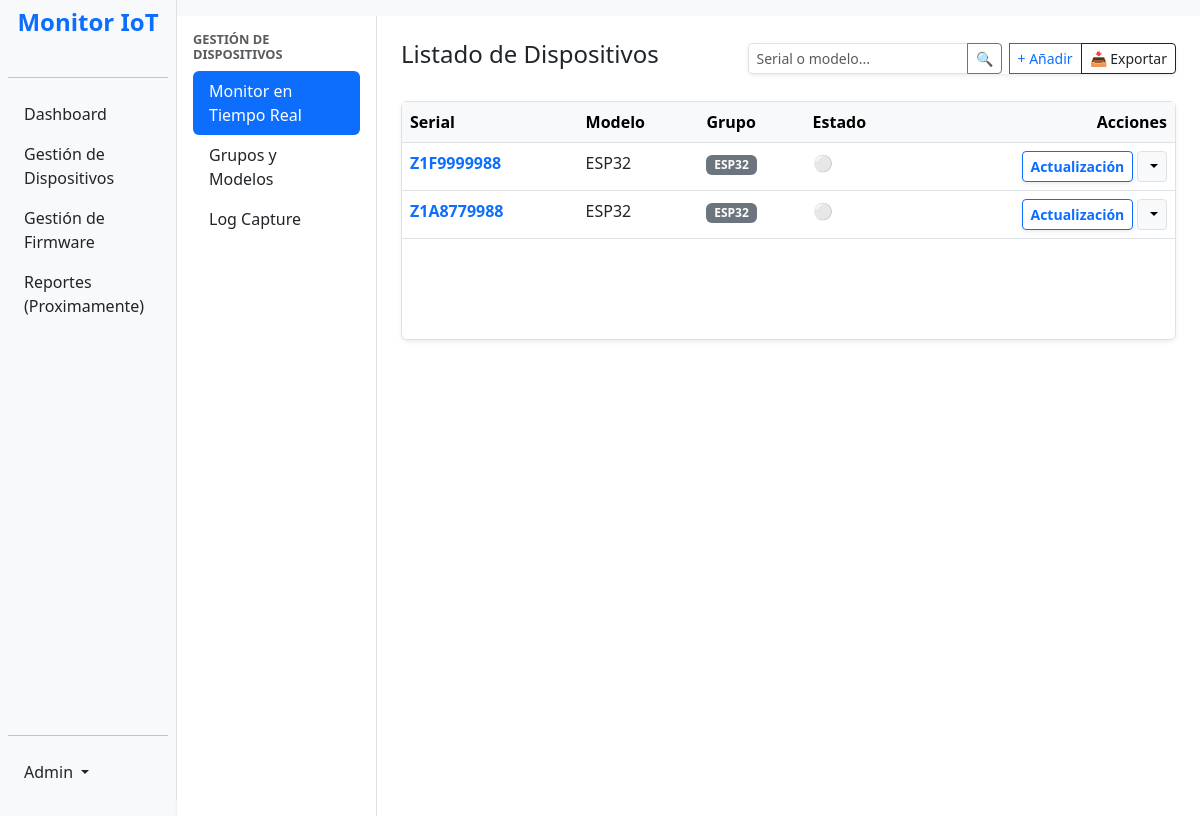
The page /dispositivos/ (signed in) on the database as committed earlier.
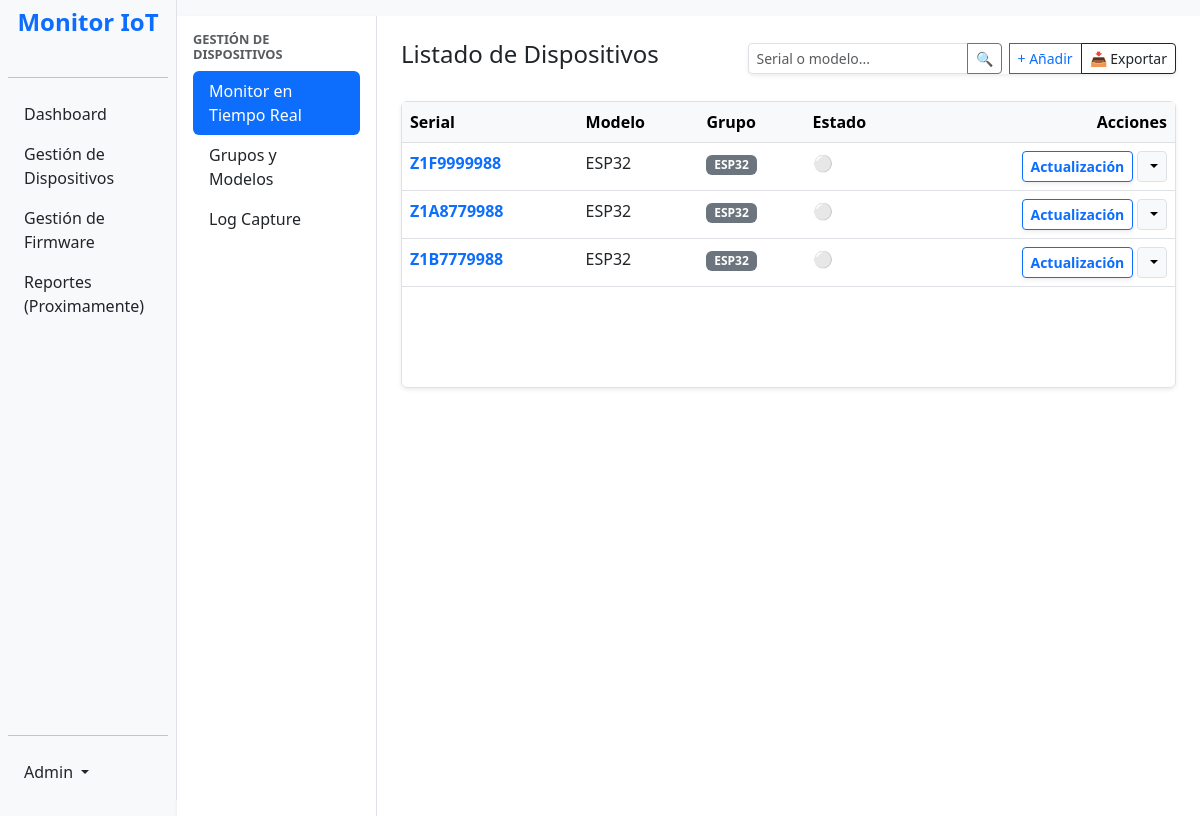
The same page on the database as committed later.
### impresoras/models.py (models this page shows, shortened)
class Dispositivo(models.Model):
    validar_serial = RegexValidator(
        regex=r'^[A-Z0-9]{10}$',
        message="El serial solo puede contener letras mayúsculas y números, sin espacios (ej. Z1F9999988).",
        code="serial_invalido"
    )
    serial = models.CharField(max_length=50, unique=True, validators=[validar_serial], help_text="Ingrese el serial exacto del equipo.")
    modelo = models.ForeignKey(ModeloEquipo, on_delete=models.CASCADE, related_name='dispositivos', null=True, blank=True)
    grupo = models.ForeignKey(Grupo, on_delete=models.SET_NULL,null=True, blank=True)
    fecha_registro = models.DateTimeField(auto_now_add=True)
    ultimo_sts1 = models.IntegerField(null=True, blank=True)
    ultimo_sts2 = models.IntegerField(null=True, blank=True)
    ultima_conexion = models.DateTimeField(null=True, blank=True)
    fw_ismart_instalado = models.CharField(max_length=20, default="Desconocida", blank=True)
    fw_printer_instalado = models.CharField(max_length=20, default="Desconocida", blank=True)
    firmware_actual = models.ForeignKey(VersionFirmware, on_delete=models.SET_NULL, null=True, blank=True, related_name='equipos_instalados')
    @property
    def alertas_ota(self):
        from .models import VersionFirmware
        alertas = []
        datos = self.ultimo_log_datos
        fw_ismart_json = datos.get('fw_ismart', 'Desconocida')
        fw_printer_json = datos.get('fw_printer', 'Desconocida')
        ultima_v_ismart = VersionFirmware.objects.filter(tipo_modulo='ismart').order_by('-fecha_subida').first()
        if ultima_v_ismart and fw_ismart_json not in ['', 'None', 'Desconocida', '0']:
            if fw_ismart_json != ultima_v_ismart.version:
                alertas.append({
                    'modulo': 'iSmart',
                    'version_nueva': ultima_v_ismart.version,
                    'tipo': 'obligatoria' if ultima_v_ismart.es_obligatoria else 'opcional'
                })
        ultima_v_printer = VersionFirmware.objects.filter(tipo_modulo='impresora').order_by('-fecha_subida').first()
        if ultima_v_printer and fw_printer_json not in ['', 'None', 'Desconocida', '0']:
            if fw_printer_json != ultima_v_printer.version:
                alertas.append({
                    'modulo': 'Impresora Fiscal',
                    'version_nueva': ultima_v_printer.version,
                    'tipo': 'obligatoria' if ultima_v_printer.es_obligatoria else 'opcional'
                })
        return alertas
    @property
    def ultimo_log_datos(self):
        logs_cacheados = self.logs.all()
        if logs_cacheados:
            ultimo_registro = logs_cacheados[0] # Tomamos el primero de la memoria
            if ultimo_registro.detalles:
                try:
                    return json.loads(ultimo_registro.detalles)
                except json.JSONDecodeError:
                    return {}
        return {}

class ModeloEquipo(models.Model):
    nombre = models.CharField(max_length=100, unique=True)
    marca = models.CharField(max_length=100, blank=True, null=True)
    def __str__(self):
        if self.marca:
            return f"{self.marca} {self.nombre}"
        return self.nombre

class Grupo(models.Model):
    nombre = models.CharField(max_length=100)
    descripcion = models.TextField(blank=True, null=True)
    def __str__(self):
        return self.nombre

### impresoras/views.py (the view)
# urls.py: path('dispositivos/', lista_dispositivos, name='dispositivos_lista'),
@login_required
def lista_dispositivos(request):
    query = request.GET.get('buscar')
    dispositivos = Dispositivo.objects.select_related('modelo', 'grupo').all()
    proyectos_disponibles = ProyectoFirmware.objects.prefetch_related('versiones').all()
    if query:
        dispositivos = dispositivos.filter(
            Q(serial__icontains=query) | Q(modelo__nombre__icontains=query)
        )
    if request.method == 'POST':
        form = DispositivoForm(request.POST)
        if form.is_valid():
            form.save()
            return redirect('dispositivos_lista')
    else:
        form = DispositivoForm()
    grupos = Grupo.objects.all()
    modelos = ModeloEquipo.objects.all()
    context = {
        'dispositivos': dispositivos,
        'form': form,
        'grupos': grupos,
        'modelos': modelos,
        'proyectos_disponibles': proyectos_disponibles,
    }
    return render(request, 'lista_dispositivos.html', context)

### impresoras/forms.py
class DispositivoForm(forms.ModelForm):
    class Meta:
        model = Dispositivo
        fields = ['serial', 'modelo', 'grupo']
        widgets = {
            'serial': forms.TextInput(attrs={
                'class': 'form-control',
                'placeholder': 'Ej: Z1F9999988',
                'minlength': '10',
                'maxlength': '10',
                'pattern': '^[A-Z0-9]{10}$',
                'title': 'El serial debe tener exactamente 10 caracteres alfanumericos sin espacios.',
                'required': True
            }),
            'modelo': forms.Select(attrs={'class': 'form-control', 'required': True}),
            'grupo': forms.Select(attrs={'class': 'form-control'}),
        }

### templates/lista_dispositivos.html (shortened to what this page needs)
{% extends 'dispositivos_base.html' %}
{% block dispositivos_content %}
<div class="p-4">
    <div class="d-flex justify-content-between align-items-center mb-4">
        <h4>Listado de Dispositivos</h4>
        <div class="btn-group shadow-sm">
            <form hx-get="{% url 'dispositivos_lista' %}"
                  hx-target="#contenido-principal"
                  hx-select="#contenido-principal"
                  hx-push-url="true"
                  class="d-flex me-2">
                <div class="input-group input-group-sm">
                    <input type="text" name="buscar" class="form-control" placeholder="Serial o modelo..." value="{{ request.GET.buscar }}">
                    <button class="btn btn-outline-secondary" type="submit">🔍</button>
                </div>
            </form>
            <button class="btn btn-sm btn-outline-primary" data-bs-toggle="modal" data-bs-target="#modalAñadir">+ Añadir</button>
            <a href="{% url 'exportar_excel' %}?buscar={{ request.GET.buscar }}" class="btn btn-sm btn-outline-dark d-flex align-items-center">
                📥 Exportar
            </a>
        </div>
    </div>
    <div class="table-responsive shadow-sm border rounded">
        <table class="table table-hover mb-0">
            <thead class="table-light">
                <tr>
                    <th>Serial</th>
                    <th>Modelo</th>
                    <th>Grupo</th>
                    <th>Estado</th>
                    <th class="text-end">Acciones</th>
                </tr>
            </thead>
            <tbody>
                {% for equipo in dispositivos %}
                    <tr>
                        <td>
                            <a href="#"
                                class="fw-bold text-decoration-none"
                                data-bs-toggle="modal"
                                data-bs-target="#modalMonitor"
                                data-serial="{{ equipo.serial }}"
                                data-rif="{{ equipo.rif|default:'--' }}"
                                data-sts1="{{ equipo.ultimo_log_datos.sts1|default:'--' }}"
                                data-sts2="{{ equipo.ultimo_log_datos.sts2|default:'--' }}"
                                data-err_cnt="{{ equipo.ultimo_log_datos.err_cnt|default:'0' }}"
                                data-rec_att="{{ equipo.ultimo_log_datos.rec_att|default:'0' }}"
                                data-atm="{{ equipo.ultimo_log_datos.atm|default:'--' }}"
                                data-vts="{{ equipo.ultimo_log_datos.vts|default:'0' }}"
                                data-last_b="{{ equipo.ultimo_log_datos.last_b|default:'--' }}"
                                data-b_iss="{{ equipo.ultimo_log_datos.b_iss|default:'0' }}"
                                data-db_n="{{ equipo.ultimo_log_datos.db_n|default:'--' }}"
                                data-db_a="{{ equipo.ultimo_log_datos.db_a|default:'0' }}"
                                data-cr_n="{{ equipo.ultimo_log_datos.cr_n|default:'--' }}"
                                data-cr_a="{{ equipo.ultimo_log_datos.cr_a|default:'0' }}"
                                data-nf_n="{{ equipo.ultimo_log_datos.nf_n|default:'--' }}"
                                data-nf_a="{{ equipo.ultimo_log_datos.nf_a|default:'0' }}"
                                data-z_cnt="{{ equipo.ultimo_log_datos.z_cnt|default:'--' }}"
                                data-f_cnt="{{ equipo.ultimo_log_datos.f_cnt|default:'--' }}"
                                data-date="{{ equipo.ultimo_log_datos.date|default:'--' }}"
                                data-time="{{ equipo.ultimo_log_datos.time|default:'--' }}"
                                onclick="preLlenarModal(this)">
                                {{ equipo.serial }}
                            </a>
                        </td>
                        <td>{{ equipo.modelo.nombre }}</td>
                        <td><span class="badge bg-secondary">{{ equipo.grupo.nombre|default:"Sin grupo" }}</span></td>
                        <td id="indicador-{{ equipo.serial }}">
                            <span class="text-muted" title="Esperando conexión...">⚪</span>
                        </td>
                        <td class="text-end" style="overflow: visible;">
                            <div class="dropdown d-inline-block">
                                <button class="btn btn-sm btn-outline-primary fw-bold shadow-sm" data-bs-toggle="modal" data-bs-target="#modalOta-{{ equipo.id }}">
                                     Actualización
                                </button>
                                <button class="btn btn-sm btn-light border dropdown-toggle"
                                        type="button"
                                        data-bs-toggle="dropdown"
                                        aria-expanded="false">
                                </button>
                            </div>
                        </td>
                    </tr>
                {% empty %}
                    <tr>
                        <td colspan="5" class="text-center text-muted py-4">
                            No se encontraron dispositivos que coincidan con la búsqueda...
                        </td>
                    </tr>
                {% endfor %}
            </tbody>
        </table>
    </div>
</div>
{% endblock %}

### templates/dispositivos_base.html (shortened to what this page needs)
{% extends 'base.html' %}
{% block content %}
<div class="d-flex flex-column flex-md-row h-100">
    <div class="bg-white border-end shadow-sm" style="width: 200px; min-height: 80vh;">
        <div class="p-3">
            <h6 class="text-muted text-uppercase fw-bold" style="font-size: 0.8rem;">Gestión de Dispositivos</h6>
            <ul class="nav nav-pills flex-column mt-2">
                <li class="nav-item">
                    <a hx-get="{% url 'dispositivos_lista' %}"
                       hx-target="#contenido-principal"
                       hx-select="#contenido-principal"
                       hx-push-url="true"
                       class="nav-link {% if request.resolver_match.url_name == 'dispositivos_lista' %}active bg-primary text-white{% else %}text-dark{% endif %}"
                       style="cursor: pointer;">
                       Monitor en Tiempo Real
                    </a>
                </li>
                <li class="nav-item">
                    <a hx-get="{% url 'grupos_modelos' %}"
                    hx-target="#contenido-principal"
                    hx-select="#contenido-principal"
                    hx-push-url="true"
                    class="nav-link {% if request.resolver_match.url_name == 'grupos_modelos' %}active bg-primary text-white{% else %}text-dark{% endif %}"
                    style="cursor: pointer;">
                    Grupos y Modelos
                    </a>
                </li>
                <li class="nav-item">
                    <a hx-get="{% url 'log_capture' %}"
                    hx-target="#contenido-principal"
                    hx-select="#contenido-principal"
                    hx-push-url="true"
                    class="nav-link {% if request.resolver_match.url_name == 'log_capture' %}active bg-primary text-white{% else %}text-dark{% endif %}"
                    style="cursor: pointer;">
                    Log Capture
                    </a>
                </li>
            </ul>
        </div>
    </div>
    <div class="flex-grow-1 bg-white">
        {% block dispositivos_content %}
        {% endblock %}
    </div>
</div>
{% endblock %}

### templates/base.html (shortened to what this page needs)
<!DOCTYPE html>
<html lang="es">
<head>
    <link href="https://cdn.jsdelivr.net/npm/bootstrap@5.3.0/dist/css/bootstrap.min.css" rel="stylesheet">
</head>
<body class="bg-light">
    {% if request.user.is_authenticated %}
    <div class="toast-container position-fixed bottom-0 end-0 p-3" style="z-index: 1055;" id="contenedor-toasts">
    </div>
        <div class="d-flex">
            <div class="sidebar d-flex flex-column p-2 bg-light border-end" style="height: 100vh; position: sticky; top: 0; overflow-y: auto; width: 177px; flex-shrink: 0;">
                <h4 class="text-center mb-4 text-primary fw-bold">Monitor IoT</h4>
                <hr>
                    <ul class="nav nav-pills flex-column mb-auto">
                        <li><a hx-get="/dashboard/"
                            hx-target="#contenido-principal"
                            hx-select="#contenido-principal"
                            hx-push-url="true"
                            class="nav-link text-dark" style="cursor: pointer"
                            onclick="marcarActivo(this)">
                            Dashboard
                            </a>
                        </li>
                        <li><a hx-get="/dispositivos/"
                            hx-target="#contenido-principal"
                            hx-select="#contenido-principal"
                            hx-push-url="true"
                            class="nav-link text-dark" style="cursor: pointer"
                            onclick="marcarActivo(this)">
                            Gestión de Dispositivos
                            </a>
                        </li>
                        <li><a hx-get="/firmware/"
                            hx-target="#contenido-principal"
                            hx-select="#contenido-principal"
                            hx-push-url="true"
                            class="nav-link text-dark" style="cursor: pointer"
                            onclick="marcarActivo(this)">
                            Gestión de Firmware
                            </a>
                        </li>
                        <li><a hx-get="#"
                            hx-target="#contenido-principal"
                            hx-select="#contenido-principal"
                            hx-push-url="true"
                            class="nav-link text-dark" style="cursor: pointer"
                            onclick="marcarActivo(this)">
                            Reportes (Proximamente)
                            </a>
                        </li>
                    </ul>
                <hr>
                <ul class="nav nav-pills flex-column">
                    {% if request.user.is_superuser %}
                        <li class="nav-item dropdown">
                            <a class="nav-link dropdown-toggle text-dark" href="#" id="navbarScrollingDropdown" role="button" data-bs-toggle="dropdown" aria-expanded="false">
                                Admin
                            </a>
                        </li>
                    {% endif %}
                </ul>
            </div>
        <div id="contenido-principal" style="flex: 1;">
    {% else %}
        <div class="w-100 d-flex flex-column" style="min-height: 100vh;">
            <div>
    {% endif %}
                    {% block content %}
                    {% endblock %}
    {% if request.user.is_authenticated %}
            </div>
        </div>
    {% else %}
                </div>
            </div>
    {% endif %}
</body>
</html>

### templates/lista_dispositivos.html (style rules this page uses)
.table-responsive { overflow: visible !important; }
.table { margin-bottom: 100px !important; }

Rows that differ between the two databases and show on the page:
added Dispositivo: serial "Z1B7779988", modelo.nombre "ESP32", grupo.nombre "ESP32"
